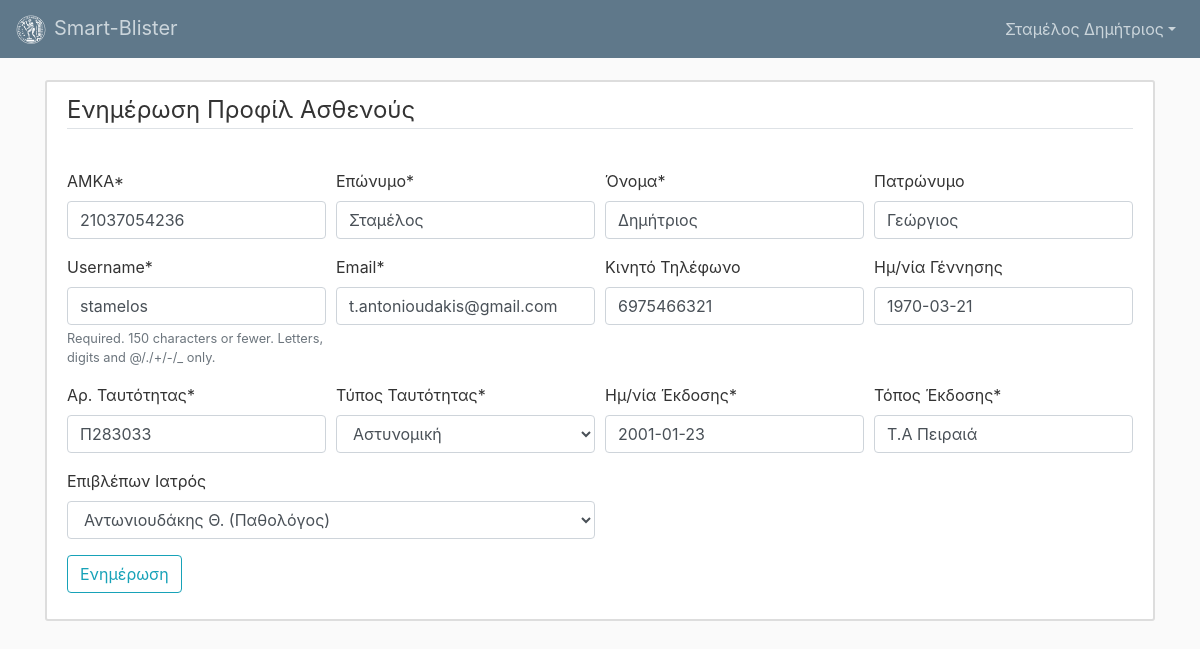
Page /accounts/profile (signed in) on the committed database.
### users/models.py (models this page shows, shortened)
class UserProfile(models.Model):
	id_type_choices = (
		(1,'Αστυνομική'),
		(2,'Διαβατήριο'),
		(3,'Στρατιωτική')
	)
	user = models.OneToOneField(User,on_delete=models.CASCADE)
	amka = models.CharField(max_length=11,unique=True,default='')
	birthdate = models.DateField(default=timezone.now)
	cell_phone = models.BigIntegerField(blank=True)
	id_num = models.CharField(max_length=8,unique=True,default='')
	id_type = models.PositiveSmallIntegerField(choices=id_type_choices,default=1)
	id_date_issued = models.DateField(default=timezone.now)
	id_place_issued = models.CharField(max_length=100,default='')
	father_name = models.CharField(max_length=50,blank=True)
	is_doctor = models.BooleanField(default=False)
	is_pharmacist = models.BooleanField(default=False)
	is_pharmacy = models.BooleanField(default=False)
	is_patient = models.BooleanField(default=False)

class PatientProfile(models.Model):
	user = models.OneToOneField(User,on_delete=models.CASCADE)
	doctor = models.ForeignKey(DoctorProfile, on_delete=models.SET_NULL, blank=True, null=True)

### users/views.py (the view)
# urls.py: path('profile',views.profile, name='profile'),
@login_required
def profile(request):
	if request.method == 'POST':
		u_form = UserUpdateForm(request.POST, instance=request.user)
		p_form = UserProfileForm(request.POST, instance=request.user.userprofile)
		if request.user.userprofile.is_doctor:
			p1_form = DoctorProfileForm(request.POST, instance=request.user.doctorprofile)
		elif request.user.userprofile.is_pharmacist:
			p1_form = PharmacistProfileForm(request.POST, instance=request.user.pharmacistprofile)
		elif request.user.userprofile.is_pharmacy:
			p1_form = PharmacyProfileForm(request.POST, instance=request.user.pharmacyprofile)
		elif request.user.userprofile.is_patient:
			p1_form = PatientProfileForm(request.POST, instance=request.user.patientprofile)
		else:
			pass
		if u_form.is_valid() and p_form.is_valid() and p1_form.is_valid():
			u_form.save()
			p_form.save()
			p1_form.save()
			messages.success(request, f'Το προφίλ σας ενημερώθηκε')
			return redirect('users:profile')
	else:
		u_form = UserUpdateForm(instance=request.user)
		p_form = UserProfileForm(instance=request.user.userprofile)
		if request.user.userprofile.is_doctor:
			p1_form = DoctorProfileForm(instance=request.user.doctorprofile)
		elif request.user.userprofile.is_pharmacist:
			p1_form = PharmacistProfileForm(instance=request.user.pharmacistprofile)
		elif request.user.userprofile.is_pharmacy:
			p1_form = PharmacyProfileForm(instance=request.user.pharmacyprofile)
		elif request.user.userprofile.is_patient:
			p1_form = PatientProfileForm(instance=request.user.patientprofile)
		else:
			pass
	if request.user.userprofile.is_doctor:
		role = 'doctor'
		title = 'Ενημέρωση Προφίλ Ιατρού'
	elif request.user.userprofile.is_pharmacist:
		role = 'pharmacist'
		title = 'Ενημέρωση Προφίλ Φαρμακοποιού'
	elif request.user.userprofile.is_pharmacy:
		role = 'pharmacy'
		title = 'Ενημέρωση Προφίλ Φαρμακευτικής Εταιρείας'
	elif request.user.userprofile.is_patient:
		role = 'patient'
		title = 'Ενημέρωση Προφίλ Ασθενούς'
	else:
		role = 'user'
		title = 'Ενημέρωση Προφίλ Χρήστη'
	context = {
		'title':title,
		'role':role,
		'u_form':u_form,
		'p_form':p_form,
		'p1_form':p1_form
	}
	return render(request,'users/profile.html', context)

### users/forms.py
class UserUpdateForm(forms.ModelForm):
	email = forms.EmailField()
	last_name = forms.CharField(label='Επώνυμο')
	first_name = forms.CharField(label='Όνομα')
	class Meta:
		model = User
		fields = ['username','email','last_name','first_name']

class UserProfileForm(forms.ModelForm):
	id_type_choices = (
		(1,'Αστυνομική'),
		(2,'Διαβατήριο'),
		(3,'Στρατιωτική')
	)
	amka = forms.CharField(label='ΑΜΚΑ',max_length=11)
	father_name = forms.CharField(label='Πατρώνυμο',max_length=50,required=False)
	birthdate = forms.DateField(label='Ημ/νία Γέννησης',required=False)
	cell_phone = forms.IntegerField(label='Κινητό Τηλέφωνο',required=False)
	id_num = forms.CharField(label='Αρ. Ταυτότητας',max_length=8)
	id_type = forms.ChoiceField(label='Τύπος Ταυτότητας',choices=id_type_choices)
	id_date_issued = forms.DateField(label='Ημ/νία Έκδοσης')
	id_place_issued = forms.CharField(label='Τόπος Έκδοσης',max_length=100)
	class Meta:
		model = UserProfile
		fields = ['amka','father_name','birthdate','cell_phone','id_num','id_type','id_date_issued','id_place_issued']

### users/models.py (called while the page is built)
	def __str__(self):
		return self.user.last_name + ' ' + self.user.first_name[:1] + '. (' + self.speciality + ')'

### users/templates/users/profile.html (shortened to what this page needs)
{% extends "dashboard/base.html" %}
{% load crispy_forms_tags %}
{% block body_block %}
	<div class="content-section">
		<form method="POST" enctype="multipart/form-data">
			<fieldset class="form-group">
				<legend class="border-bottom mb-4">{{ title }}</legend>
			</fieldset>
			<div class="form-row">
				<div class="form=group col-md-3 mb-0">
					{{ p_form.amka|as_crispy_field }}
				</div>
				<div class="form=group col-md-3 mb-0">
					{{ u_form.last_name|as_crispy_field }}
				</div>
				<div class="form=group col-md-3 mb-0">
					{{ u_form.first_name|as_crispy_field }}
				</div>
				<div class="form=group col-md-3 mb-0">
					{{ p_form.father_name|as_crispy_field }}
				</div>
			</div>
			<div class="form-row">
				<div class="form=group col-md-3 mb-0">
					{{ u_form.username|as_crispy_field }}
				</div>
				<div class="form=group col-md-3 mb-0">
					{{ u_form.email|as_crispy_field }}
				</div>
				<div class="form=group col-md-3 mb-0">
					{{ p_form.cell_phone|as_crispy_field }}
				</div>
				<div class="form=group col-md-3 mb-0">
					{{ p_form.birthdate|as_crispy_field }}
				</div>
			</div>
			<div class="form-row">
				<div class="form=group col-md-3 mb-0">
					{{ p_form.id_num|as_crispy_field }}
				</div>
				<div class="form=group col-md-3 mb-0">
					{{ p_form.id_type|as_crispy_field }}
				</div>
				<div class="form=group col-md-3 mb-0">
					{{ p_form.id_date_issued|as_crispy_field }}
				</div>
				<div class="form=group col-md-3 mb-0">
					{{ p_form.id_place_issued|as_crispy_field }}
				</div>
			</div>
			{% if role == 'doctor' %}
			<div class="form-row">
				<div class="form=group col-md-6 mb-0">
					{{ p1_form.speciality|as_crispy_field }}
				</div>
				<div class="form=group col-md-6 mb-0">
					{{ p1_form.office_place|as_crispy_field }}
				</div>
			</div>
			{% elif role == 'patient' %}
			<div class="form-row">
				<div class="form=group col-md-6 mb-0">
					{{ p1_form.doctor|as_crispy_field }}
				</div>
			</div>
			{% endif %}
			<div class="form-group">
				<button class="btn btn-outline-info" type="submit">Ενημέρωση</button>
			</div>
		</form>
	</div>
{% endblock %}

### dashboard/templates/dashboard/base.html (shortened to what this page needs)
{% load static %}
<!DOCTYPE html>
<html>
<head>
  <link rel="stylesheet" href="https://stackpath.bootstrapcdn.com/bootstrap/4.5.0/css/bootstrap.min.css">
  <link rel="stylesheet" type="text/css" href="{% static 'dashboard/css/main.css' %}">
</head>
<body>
  <header class="site-header">
    <nav class="navbar fixed-top navbar-expand-sm navbar-dark bg-steel">
      <a class="navbar-brand mr-4" href="{% url 'dashboard:index' %}">
        <img class="mr-2" src="{% static 'dashboard/img/pyrforos.png' %}" width="30" height="30" alt="pyrforos" loading="lazy">Smart-Blister
      </a>
      <div class="collapse navbar-collapse" id="navbarToggler">
        <ul class="navbar-nav ml-auto">
          {% if user.is_authenticated %}
            <li class="nav-item dropdown">
              <a class="nav-link dropdown-toggle" href="#" id="navbardrop" data-toggle="dropdown">{{ user.last_name }} {{ user.first_name }}</a>
            </li>
          {% else %}
            <li class="nav-item"><a class="nav-link" href="{% url 'users:registration' %}">Εγγραφή</a></li>
            <li class="nav-item"><a class="nav-link" href="{% url 'login' %}">Σύνδεση</a></li>
          {% endif %}
        </ul>
      </div>
    </nav>
  </header>
  <main role="main" class="container">
    {% block body_block %}
    {% endblock %}
  </main>
</body>
</html>

### dashboard/static/dashboard/css/main.css (style rules this page uses)
body { background: #fafafa; color: #333333; margin-top: 5rem; }
ul { margin:0; }
.bg-steel { background-color: #5f788a; }
.site-header .navbar-nav .nav-link { color: #cbd5db; }
.site-header .navbar-brand { color: #cbd5db; }
.content-section { background: #ffffff; padding: 10px 20px; border: 2px solid #dddddd; border-radius: 3px; margin-bottom: 20px; }
input { width: 100%; padding: 2px; border: none; }
select { width: 100%; padding: 2px; border: none; }

### rows in the picture
UserProfile: amka "21037054236", father_name "Γεώργιος", cell_phone "6975466321", birthdate "1970-03-21", id_num "Π283033", id_type "Αστυνομική", id_date_issued "2001-01-23", id_place_issued "Τ.Α Πειραιά"
PatientProfile: doctor "Αντωνιουδάκης Θ. (Παθολόγος)"

### other values in the picture
{{ user.last_name }} "Σταμέλος"
{{ user.first_name }} "Δημήτριος"
{{ title }} "Ενημέρωση Προφίλ Ασθενούς"
